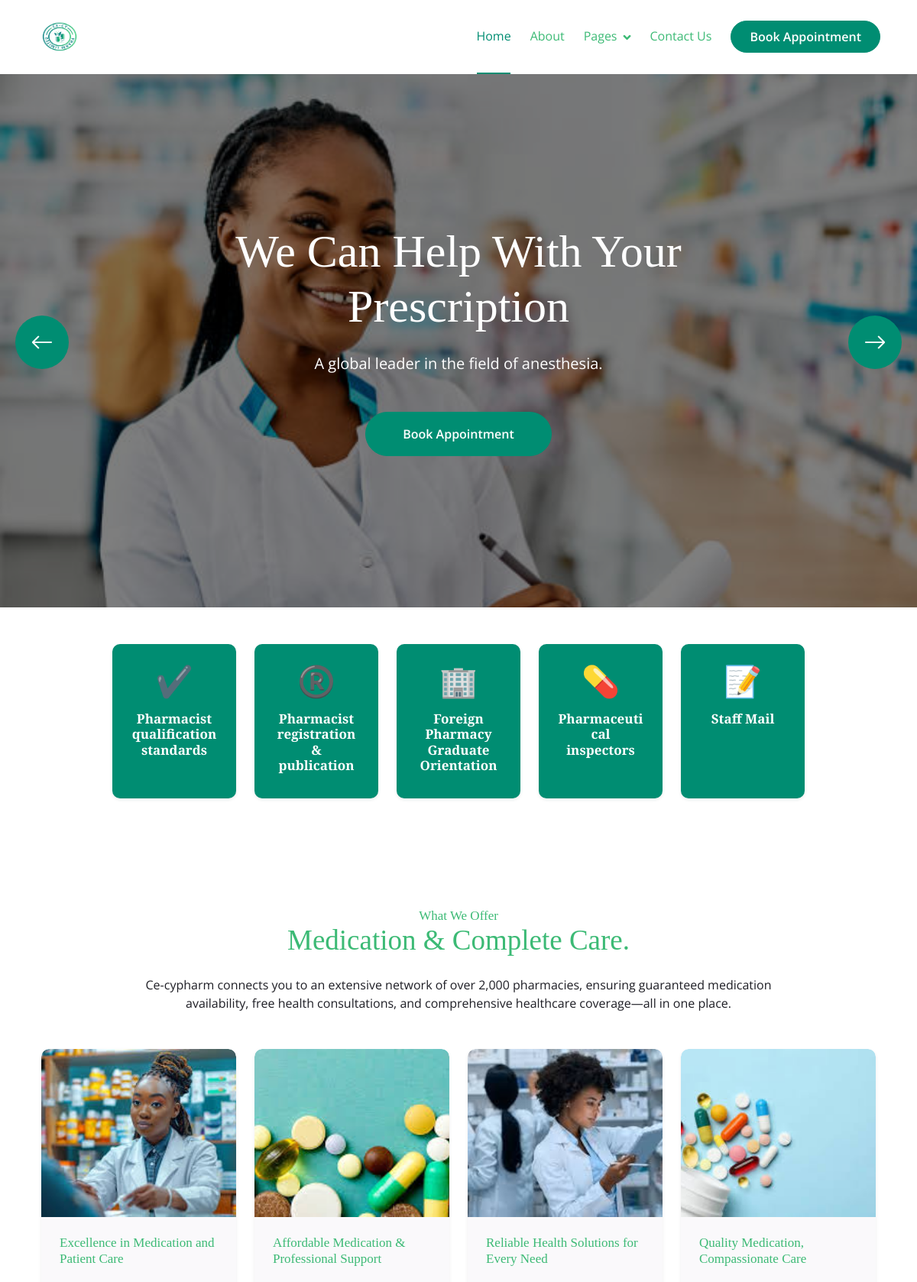
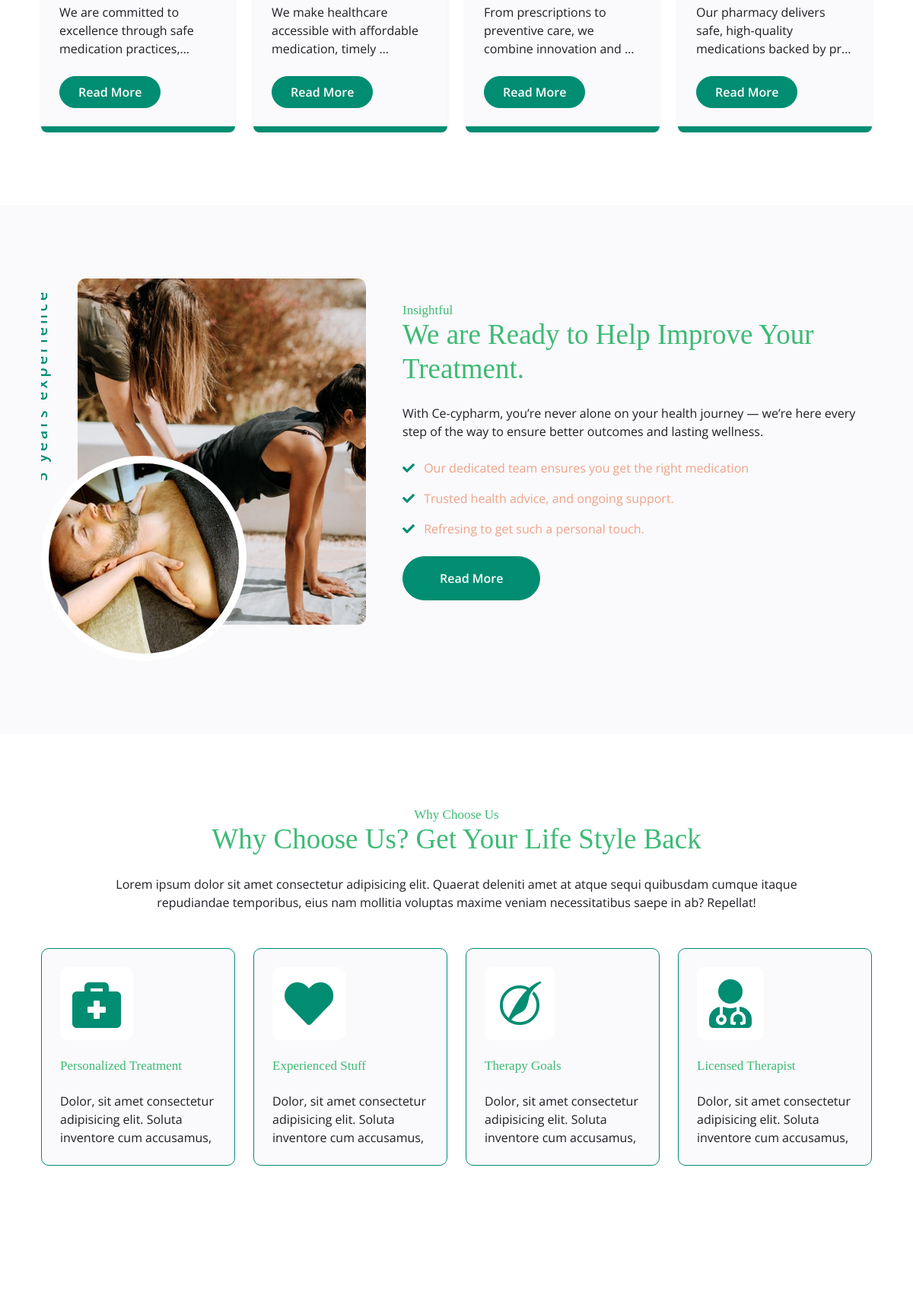
The page / (upper part) on the database its author committed (2 pictures, top to bottom).
### ce_cypharm/models.py (models this page shows, shortened)
class MainImageCarousel(models.Model):
    cecypharm_title = models.CharField(max_length=255, blank=True, null=True)
    cecypharm_description = models.TextField()
    cecypharm_slug = models.SlugField (max_length=255,blank=True, null=True)
    cecypharm_image = models.FileField(upload_to='main_image/')
    cecypharm_publish_date = models.DateTimeField (auto_now_add= True)
    cecypharm_author = models.ForeignKey(User, on_delete=models.CASCADE)
    class Meta:
        ordering =['-cecypharm_publish_date']

class CecypharmFirstCategoryImage(models.Model):
    first_category_cecypharm_title = models.CharField(max_length=255, blank=True, null=True)
    first_category_cecypharm_description = models.TextField()
    first_category_cecypharm_slug = models.SlugField (max_length=255,blank=True, null=True)
    first_category_cecypharm_image = models.FileField(upload_to=' first_image/')
    first_category_cecypharm_publish_date = models.DateTimeField (auto_now_add= True)
    first_category_cecypharm_author = models.ForeignKey(User, on_delete=models.CASCADE)
    class Meta:
        ordering =['-first_category_cecypharm_publish_date']

### ce_cypharm/views.py (the view)
# urls.py: path('', HomeView.as_view(), name="home"),
class HomeView(ListView):
    model = MainImageCarousel
    template_name = 'ce_cypharm/home.html'
    def get_context_data(self, **kwargs):
        context = super().get_context_data(**kwargs)
        context['first_image_categorys'] = CecypharmFirstCategoryImage.objects.all()
        context['second_image_categorys'] = CecypharmSecondCategoryImage.objects.all()
        return context

### templates/ce_cypharm/home.html (shortened to what this page needs)
{% extends "base.html" %}
{% load static %}
{% block content%}
<body>
<div class="container py-5">
  <div class="row g-4 justify-content-center">
    <div class="col-6 col-md-4 col-lg-2">
      <div class="card bg-success text-white text-center p-4 h-100 shadow-sm border-0">
        <div class="display-6 text-white mb-3">✔️</div>
        <h6 class="fw-semibold "style="color: #fff" >Pharmacist qualification standards</h6>
      </div>
    </div>
    <div class="col-6 col-md-4 col-lg-2">
      <div class="card bg-success text-warning text-center p-4 h-100 shadow-sm border-0">
        <div class="display-6 text-warning mb-3">®️</div>
        <h6 class="fw-semibold"style="color: #fff">Pharmacist registration & publication</h6>
      </div>
    </div>
    <div class="col-6 col-md-4 col-lg-2">
      <div class="card bg-success text-warning text-center p-4 h-100 shadow-sm border-0">
        <div class="display-6 text-warning mb-3">🏢</div>
        <h6 class="fw-semibold"style="color: #fff">Foreign Pharmacy Graduate Orientation</h6>
      </div>
    </div>
    <div class="col-6 col-md-4 col-lg-2">
      <div class="card bg-success text-warning text-center p-4 h-100 shadow-sm border-0">
        <div class="display-6 text-warning mb-3">💊</div>
        <h6 class="fw-semibold"style="color: #fff">Pharmaceutical inspectors</h6>
      </div>
    </div>
    <div class="col-6 col-md-4 col-lg-2">
      <div class="card bg-success text-warning text-center p-4 h-100 shadow-sm border-0">
        <div class="display-6 text-warning mb-3">📝</div>
        <h6 class="fw-semibold"style="color: #fff">Staff Mail</h6>
      </div>
    </div>
  </div>
</div>
<div class="container-fluid service py-5">
    <div class="container py-5">
        <div class="section-title mb-5 wow fadeInUp" data-wow-delay="0.2s">
            <div class="">
                <h4 class="px-3 mb-0">What We Offer</h4>
            </div>
            <h1 class="display-3 mb-4">Medication & Complete Care.</h1>
            <p class="mb-0">
                Ce-cypharm connects you to an extensive network of over 2,000 pharmacies, ensuring
                guaranteed medication <br>availability, free health consultations, and comprehensive
                healthcare coverage—all in one place.
            </p>
        </div>
        <div class="row g-4 justify-content-center">
            {% for first_image_category in first_image_categorys %}
            <div class="col-md-6 col-lg-4 col-xl-3 wow fadeInUp" data-wow-delay="0.1s">
                <div class="service-item rounded shadow-sm">
                    <div class="service-img rounded-top">
                        {% if first_image_category.first_category_cecypharm_image %}
                        <img
                            src="{{ first_image_category.first_category_cecypharm_image.url }}"
                            class="img-fluid rounded-top w-100"
                            style="height: 220px; object-fit: cover;"
                            alt="">
                        {% endif %}
                    </div>
                    <div class="service-content rounded-bottom bg-light p-4">
                        <div class="service-content-inner">
                            <h5 class="mb-4">{{ first_image_category.first_category_cecypharm_title }}</h5>
                            <p class="mb-4">{{ first_image_category.first_category_cecypharm_description|truncatechars:66 }}</p>
                            <a href="#"
                               class="btn btn-primary rounded-pill text-white py-2 px-4 mb-2 read-more-btn"
                               data-title="{{ first_image_category.first_category_cecypharm_title }}"
                               data-description="{{ first_image_category.first_category_cecypharm_description }}"
                               data-img="{{ first_image_category.first_category_cecypharm_image.url }}">
                               Read More
                            </a>
                        </div>
                    </div>
                </div>
            </div>
            {% endfor %}
        </div>
    </div>
</div>
        <div class="container-fluid about bg-light py-5">
            <div class="container py-5">
                <div class="row g-5 align-items-center">
                    <div class="col-lg-5 wow fadeInLeft" data-wow-delay="0.2s">
                        <div class="about-img pb-5 ps-5">
                            <img src="{% static 'img/about-1.jpg'%}" class="img-fluid rounded w-100" style="object-fit: cover;" alt="Image">
                            <div class="about-img-inner">
                                <img src="{% static 'img/about-2.jpg'%}" class="img-fluid rounded-circle w-100 h-100" alt="Image">
                            </div>
                            <div class="about-experience"> 5 years experience</div>
                        </div>
                    </div>
                    <div class="col-lg-7 wow fadeInRight" data-wow-delay="0.4s">
                        <div class="section-title text-start mb-5">
                            <h4 class=" pe-3 mb-0">Insightful</h4>
                            <h1 class="display-3 mb-4">We are Ready to Help Improve Your Treatment.</h1>
                            <p class="mb-4">With Ce-cypharm, you’re never alone on your health journey — we’re here every step of the way to ensure better outcomes and lasting wellness.</p>
                            <div class="mb-4">
                                <p class="text-secondary"><i class="fa fa-check text-primary me-2"></i> Our dedicated team ensures you get the right medication</p>
                                <p class="text-secondary"><i class="fa fa-check text-primary me-2"></i> Trusted health advice, and ongoing support.</p>
                                <p class="text-secondary"><i class="fa fa-check text-primary me-2"></i> Refresing to get such a personal touch.</p>
                            </div>
                            <a href="#" class="btn btn-primary rounded-pill text-white py-3 px-5">Read More</a>
                        </div>
                    </div>
                </div>
            </div>
        </div>
        <div class="container-fluid feature py-5">
            <div class="container py-5">
                <div class="section-title mb-5 wow fadeInUp" data-wow-delay="0.1s">
                    <div class=" ">
                        <h4 class=" px-3 mb-0">Why Choose Us</h4>
                    </div>
                    <h1 class="display-3 mb-4">Why Choose Us? Get Your Life Style Back</h1>
                    <p class="mb-0">Lorem ipsum dolor sit amet consectetur adipisicing elit. Quaerat deleniti amet at atque sequi quibusdam cumque itaque repudiandae temporibus, eius nam mollitia voluptas maxime veniam necessitatibus saepe in ab? Repellat!</p>
                </div>
                <div class="row g-4 justify-content-center">
                    <div class="col-md-6 col-lg-4 col-xl-3 wow fadeInUp" data-wow-delay="0.3s">
                        <div class="row-cols-1 feature-item p-4">
                            <div class="col-12">
                                <div class="feature-icon mb-4">
                                    <div class="p-3 d-inline-flex bg-white rounded">
                                        <i class="fas fa-briefcase-medical fa-4x text-primary"></i>
                                    </div>
                                </div>
                                <div class="feature-content d-flex flex-column">
                                    <h5 class="mb-4">Personalized Treatment</h5>
                                    <p class="mb-0">Dolor, sit amet consectetur adipisicing elit. Soluta inventore cum accusamus,</p>
                                </div>
                            </div>
                        </div>
                    </div>
                    <div class="col-md-6 col-lg-4 col-xl-3 wow fadeInUp" data-wow-delay="0.3s">
                        <div class="row-cols-1 feature-item p-4">
                            <div class="col-12">
                                <div class="feature-icon mb-4">
                                    <div class="p-3 d-inline-flex bg-white rounded">
                                        <i class="fas fa-heart fa-4x text-primary"></i>
                                    </div>
                                </div>
                                <div class="feature-content d-flex flex-column">
                                    <h5 class="mb-4">Experienced Stuff</h5>
                                    <p class="mb-0">Dolor, sit amet consectetur adipisicing elit. Soluta inventore cum accusamus,</p>
                                </div>
                            </div>
                        </div>
                    </div>
                    <div class="col-md-6 col-lg-4 col-xl-3 wow fadeInUp" data-wow-delay="0.5s">
                        <div class="row-cols-1 feature-item p-4">
                            <div class="col-12">
                                <div class="feature-icon mb-4">
                                    <div class="p-3 d-inline-flex bg-white rounded">
                                        <i class="fab fa-pied-piper fa-4x text-primary"></i>
                                    </div>
                                </div>
                                <div class="feature-content d-flex flex-column">
                                    <h5 class="mb-4">Therapy Goals</h5>
                                    <p class="mb-0">Dolor, sit amet consectetur adipisicing elit. Soluta inventore cum accusamus,</p>
                                </div>
                            </div>
                        </div>
                    </div>
                    <div class="col-md-6 col-lg-4 col-xl-3 wow fadeInUp" data-wow-delay="0.7s">
                        <div class="row-cols-1 feature-item p-4">
                            <div class="col-12">
                                <div class="feature-icon mb-4">
                                    <div class="p-3 d-inline-flex bg-white rounded">
                                        <i class="fas fa-user-md fa-4x text-primary"></i>
                                    </div>
                                </div>
                                <div class="feature-content d-flex flex-column">
                                    <h5 class="mb-4">Licensed Therapist</h5>
                                    <p class="mb-0">Dolor, sit amet consectetur adipisicing elit. Soluta inventore cum accusamus,</p>
                                </div>
                            </div>
                        </div>
                    </div>
                </div>
            </div>
        </div>
        <div class="container-fluid blog py-5">
            <div class="container py-5">
            </div>
        </div>
 {% endblock %}

### templates/base.html (shortened to what this page needs)
{% load static %}
{% load static %}
<html lang="en">
<head>
    <link rel="stylesheet" href="https://use.fontawesome.com/releases/v5.15.4/css/all.css"/>
    <link href="https://cdn.jsdelivr.net/npm/bootstrap-icons@1.4.1/font/bootstrap-icons.css" rel="stylesheet">
    <link href="https://cdn.jsdelivr.net/npm/bootstrap@5.3.3/dist/css/bootstrap.min.css" rel="stylesheet">
    <link href="{% static 'lib/animate/animate.min.css' %}" rel="stylesheet">
    <link href="{% static 'lib/owlcarousel/assets/owl.carousel.min.css' %}" rel="stylesheet">
    <link href="{% static 'css/bootstrap.min.css' %}" rel="stylesheet">
    <link rel="stylesheet" href="{% static 'css/style.css' %}">
        <div class="container-fluid position-relative p-0">
            <nav class="navbar navbar-expand-lg navbar-light bg-white px-4 px-lg-5 py-3 py-lg-0">
                <a href="{% url 'home' %}" class="navbar-brand p-0">
                    <img src="{% static 'img/logo.png'%}" height="" width="60" alt="Logo">
                </a>
                <div class="collapse navbar-collapse" id="navbarCollapse">
                    <div class="navbar-nav ms-auto py-0">
                        <a href="{% url 'home' %}" class="nav-item nav-link active">Home</a>
                        <a href="{% url 'about' %}" class="nav-item nav-link">About</a>
                        <div class="nav-item dropdown">
                            <a href="#" class="nav-link dropdown-toggle" data-bs-toggle="dropdown">Pages</a>
                        </div>
                        <a href="contact.html" class="nav-item nav-link">Contact Us</a>
                    </div>
                    <a href="{% url 'book_appointment' %}" class="btn btn-primary rounded-pill text-white py-2 px-4 flex-wrap flex-sm-shrink-0">Book Appointment</a>
                </div>
            </nav>
            <div class="header-carousel owl-carousel">
                {% for post in object_list %}
                <div class="header-carousel-item">
                    {% if post.cecypharm_image %}
                    <img src="{{ post.cecypharm_image.url }}" class="img-fluid w-100" alt="Image">
                    {% endif %}
                    <div class="carousel-caption">
                        <div class="carousel-caption-content p-3">
                            <h1 class="display-1 text-capitalize text-white mb-4">{{ post.cecypharm_title }}</h1>
                            <p class="mb-5 fs-5 animated slideInDown">{{ post.cecypharm_description }}</p>
                            <a class="btn btn-primary rounded-pill text-white py-3 px-5" href="{% url 'book_appointment' %}">Book Appointment</a>
                        </div>
                    </div>
                </div>
                {% endfor %}
            </div>
        </div>
</head>
</html>
        {% block content %}
        {% endblock  %}
    </body>
</html>

### rows shown on the page
MainImageCarousel: cecypharm_image (picture), cecypharm_title "We Can Help With Your Prescription", cecypharm_description "A global leader in the field of anesthesia."
CecypharmFirstCategoryImage: first_category_cecypharm_image (picture), first_category_cecypharm_title "Excellence in Medication and Patient Care", first_category_cecypharm_description "We are committed to excellence through safe medication practices,…"
CecypharmFirstCategoryImage: first_category_cecypharm_image (picture), first_category_cecypharm_title "Affordable Medication & Professional Support", first_category_cecypharm_description "We make healthcare accessible with affordable medication, timely …"
CecypharmFirstCategoryImage: first_category_cecypharm_image (picture), first_category_cecypharm_title "Reliable Health Solutions for Every Need", first_category_cecypharm_description "From prescriptions to preventive care, we combine innovation and …"
CecypharmFirstCategoryImage: first_category_cecypharm_image (picture), first_category_cecypharm_title "Quality Medication, Compassionate Care", first_category_cecypharm_description "Our pharmacy delivers safe, high-quality medications backed by pr…"
